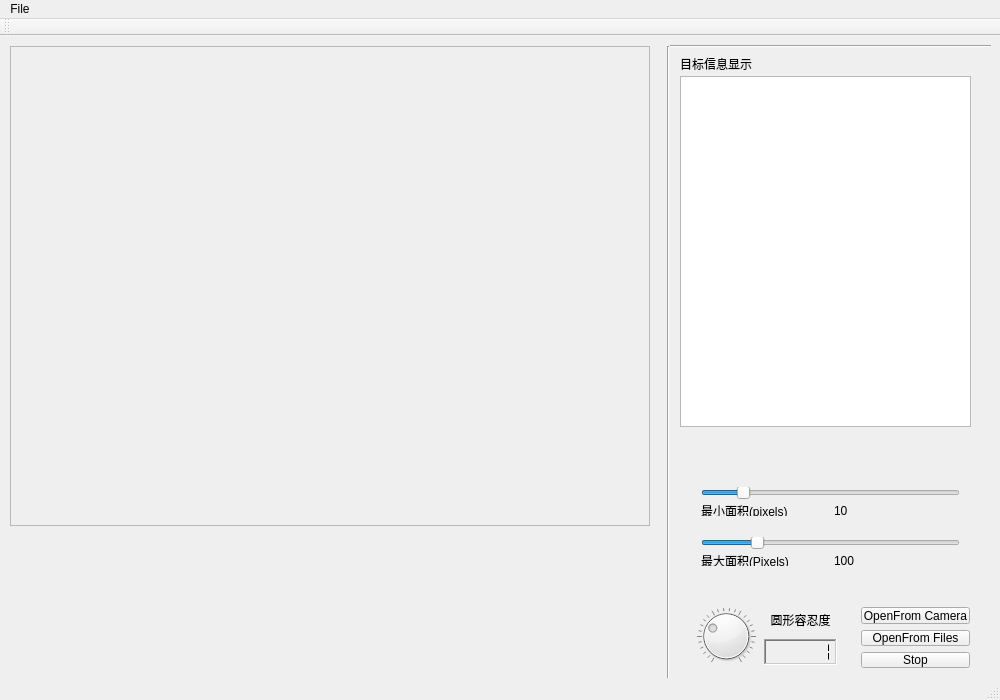
<?xml version="1.0" encoding="UTF-8"?>
<ui version="4.0">
 <class>MainWindow</class>
 <widget class="QMainWindow" name="MainWindow">
  <property name="geometry">
   <rect>
    <x>0</x>
    <y>0</y>
    <width>1000</width>
    <height>700</height>
   </rect>
  </property>
  <property name="sizePolicy">
   <sizepolicy hsizetype="Preferred" vsizetype="Preferred">
    <horstretch>0</horstretch>
    <verstretch>0</verstretch>
   </sizepolicy>
  </property>
  <property name="minimumSize">
   <size>
    <width>1000</width>
    <height>550</height>
   </size>
  </property>
  <property name="maximumSize">
   <size>
    <width>1000</width>
    <height>700</height>
   </size>
  </property>
  <property name="font">
   <font>
    <weight>50</weight>
    <bold>false</bold>
   </font>
  </property>
  <property name="windowTitle">
   <string>SpotDetector DEMO By ShenGuofeng</string>
  </property>
  <widget class="QWidget" name="centralWidget">
   <widget class="QLabel" name="label">
    <property name="geometry">
     <rect>
      <x>10</x>
      <y>10</y>
      <width>640</width>
      <height>480</height>
     </rect>
    </property>
    <property name="maximumSize">
     <size>
      <width>1920</width>
      <height>1080</height>
     </size>
    </property>
    <property name="cursor">
     <cursorShape>ArrowCursor</cursorShape>
    </property>
    <property name="frameShape">
     <enum>QFrame::StyledPanel</enum>
    </property>
    <property name="text">
     <string/>
    </property>
    <property name="textFormat">
     <enum>Qt::RichText</enum>
    </property>
   </widget>
   <widget class="QTextBrowser" name="textBrowser">
    <property name="geometry">
     <rect>
      <x>680</x>
      <y>40</y>
      <width>291</width>
      <height>351</height>
     </rect>
    </property>
    <property name="cursor" stdset="0">
     <cursorShape>IBeamCursor</cursorShape>
    </property>
    <property name="autoFillBackground">
     <bool>false</bool>
    </property>
   </widget>
   <widget class="Line" name="line">
    <property name="geometry">
     <rect>
      <x>0</x>
      <y>650</y>
      <width>261</width>
      <height>16</height>
     </rect>
    </property>
    <property name="orientation">
     <enum>Qt::Horizontal</enum>
    </property>
   </widget>
   <widget class="Line" name="line_2">
    <property name="geometry">
     <rect>
      <x>0</x>
      <y>640</y>
      <width>671</width>
      <height>16</height>
     </rect>
    </property>
    <property name="orientation">
     <enum>Qt::Horizontal</enum>
    </property>
   </widget>
   <widget class="QLabel" name="label_2">
    <property name="geometry">
     <rect>
      <x>680</x>
      <y>20</y>
      <width>111</width>
      <height>16</height>
     </rect>
    </property>
    <property name="text">
     <string>目标信息显示</string>
    </property>
   </widget>
   <widget class="Line" name="line_3">
    <property name="geometry">
     <rect>
      <x>670</x>
      <y>0</y>
      <width>321</width>
      <height>20</height>
     </rect>
    </property>
    <property name="orientation">
     <enum>Qt::Horizontal</enum>
    </property>
   </widget>
   <widget class="Line" name="line_4">
    <property name="geometry">
     <rect>
      <x>660</x>
      <y>10</y>
      <width>16</width>
      <height>641</height>
     </rect>
    </property>
    <property name="orientation">
     <enum>Qt::Vertical</enum>
    </property>
   </widget>
   <widget class="QWidget" name="verticalLayoutWidget_2">
    <property name="geometry">
     <rect>
      <x>850</x>
      <y>560</y>
      <width>131</width>
      <height>83</height>
     </rect>
    </property>
    <layout class="QVBoxLayout" name="verticalLayout_2">
     <item>
      <widget class="QPushButton" name="pushButton">
       <property name="cursor">
        <cursorShape>PointingHandCursor</cursorShape>
       </property>
       <property name="text">
        <string>OpenFrom Camera</string>
       </property>
      </widget>
     </item>
     <item>
      <widget class="QPushButton" name="pushButton_2">
       <property name="text">
        <string>OpenFrom Files</string>
       </property>
      </widget>
     </item>
     <item>
      <widget class="QPushButton" name="buttonStop">
       <property name="text">
        <string>Stop</string>
       </property>
      </widget>
     </item>
    </layout>
   </widget>
   <widget class="QWidget" name="horizontalLayoutWidget">
    <property name="geometry">
     <rect>
      <x>680</x>
      <y>560</y>
      <width>171</width>
      <height>80</height>
     </rect>
    </property>
    <layout class="QHBoxLayout" name="horizontalLayout">
     <item>
      <spacer name="horizontalSpacer">
       <property name="orientation">
        <enum>Qt::Horizontal</enum>
       </property>
       <property name="sizeHint" stdset="0">
        <size>
         <width>40</width>
         <height>20</height>
        </size>
       </property>
      </spacer>
     </item>
     <item>
      <widget class="QDial" name="dial">
       <property name="sizePolicy">
        <sizepolicy hsizetype="Preferred" vsizetype="Preferred">
         <horstretch>0</horstretch>
         <verstretch>0</verstretch>
        </sizepolicy>
       </property>
       <property name="inputMethodHints">
        <set>Qt::ImhNone</set>
       </property>
       <property name="value">
        <number>30</number>
       </property>
       <property name="sliderPosition">
        <number>30</number>
       </property>
       <property name="tracking">
        <bool>false</bool>
       </property>
       <property name="orientation">
        <enum>Qt::Horizontal</enum>
       </property>
       <property name="invertedAppearance">
        <bool>false</bool>
       </property>
       <property name="invertedControls">
        <bool>false</bool>
       </property>
       <property name="wrapping">
        <bool>false</bool>
       </property>
       <property name="notchTarget">
        <double>4.000000000000000</double>
       </property>
       <property name="notchesVisible">
        <bool>true</bool>
       </property>
      </widget>
     </item>
     <item>
      <layout class="QVBoxLayout" name="verticalLayout_3">
       <item>
        <widget class="QLabel" name="label_3">
         <property name="font">
          <font>
           <weight>50</weight>
           <italic>false</italic>
           <bold>false</bold>
          </font>
         </property>
         <property name="text">
          <string>&lt;html&gt;&lt;head/&gt;&lt;body&gt;&lt;p align=&quot;center&quot;&gt;圆形容忍度&lt;/p&gt;&lt;/body&gt;&lt;/html&gt;</string>
         </property>
         <property name="textFormat">
          <enum>Qt::RichText</enum>
         </property>
        </widget>
       </item>
       <item>
        <widget class="QLCDNumber" name="lcdNumber">
         <property name="font">
          <font>
           <pointsize>10</pointsize>
           <weight>50</weight>
           <bold>false</bold>
          </font>
         </property>
         <property name="autoFillBackground">
          <bool>true</bool>
         </property>
         <property name="inputMethodHints">
          <set>Qt::ImhNone</set>
         </property>
         <property name="frameShape">
          <enum>QFrame::WinPanel</enum>
         </property>
         <property name="frameShadow">
          <enum>QFrame::Sunken</enum>
         </property>
         <property name="lineWidth">
          <number>1</number>
         </property>
         <property name="midLineWidth">
          <number>0</number>
         </property>
         <property name="smallDecimalPoint">
          <bool>false</bool>
         </property>
         <property name="digitCount">
          <number>6</number>
         </property>
         <property name="mode">
          <enum>QLCDNumber::Dec</enum>
         </property>
         <property name="segmentStyle">
          <enum>QLCDNumber::Flat</enum>
         </property>
         <property name="value" stdset="0">
          <double>1.000000000000000</double>
         </property>
        </widget>
       </item>
      </layout>
     </item>
     <item>
      <spacer name="horizontalSpacer_2">
       <property name="orientation">
        <enum>Qt::Horizontal</enum>
       </property>
       <property name="sizeHint" stdset="0">
        <size>
         <width>40</width>
         <height>20</height>
        </size>
       </property>
      </spacer>
     </item>
    </layout>
   </widget>
   <widget class="QWidget" name="gridLayoutWidget">
    <property name="geometry">
     <rect>
      <x>690</x>
      <y>440</y>
      <width>281</width>
      <height>51</height>
     </rect>
    </property>
    <layout class="QGridLayout" name="gridLayout">
     <item row="1" column="1">
      <widget class="QLabel" name="label_4">
       <property name="text">
        <string>10</string>
       </property>
      </widget>
     </item>
     <item row="1" column="0">
      <widget class="QLabel" name="label_5">
       <property name="text">
        <string>最小面积(pixels)</string>
       </property>
      </widget>
     </item>
     <item row="0" column="0" colspan="2">
      <widget class="QSlider" name="horizontalSlider">
       <property name="minimum">
        <number>5</number>
       </property>
       <property name="maximum">
        <number>40</number>
       </property>
       <property name="pageStep">
        <number>1</number>
       </property>
       <property name="value">
        <number>10</number>
       </property>
       <property name="orientation">
        <enum>Qt::Horizontal</enum>
       </property>
      </widget>
     </item>
    </layout>
   </widget>
   <widget class="QWidget" name="gridLayoutWidget_2">
    <property name="geometry">
     <rect>
      <x>690</x>
      <y>490</y>
      <width>281</width>
      <height>51</height>
     </rect>
    </property>
    <layout class="QGridLayout" name="gridLayout_2">
     <item row="1" column="1">
      <widget class="QLabel" name="label_6">
       <property name="text">
        <string>100</string>
       </property>
      </widget>
     </item>
     <item row="0" column="0" colspan="2">
      <widget class="QSlider" name="horizontalSlider_3">
       <property name="minimum">
        <number>50</number>
       </property>
       <property name="maximum">
        <number>300</number>
       </property>
       <property name="value">
        <number>100</number>
       </property>
       <property name="orientation">
        <enum>Qt::Horizontal</enum>
       </property>
      </widget>
     </item>
     <item row="1" column="0">
      <widget class="QLabel" name="label_7">
       <property name="text">
        <string>最大面积(Pixels)</string>
       </property>
      </widget>
     </item>
    </layout>
   </widget>
  </widget>
  <widget class="QToolBar" name="mainToolBar">
   <attribute name="toolBarArea">
    <enum>TopToolBarArea</enum>
   </attribute>
   <attribute name="toolBarBreak">
    <bool>false</bool>
   </attribute>
  </widget>
  <widget class="QStatusBar" name="statusBar"/>
  <widget class="QMenuBar" name="menuBar">
   <property name="geometry">
    <rect>
     <x>0</x>
     <y>0</y>
     <width>1000</width>
     <height>20</height>
    </rect>
   </property>
   <widget class="QMenu" name="menuSpotDector">
    <property name="title">
     <string>File</string>
    </property>
    <addaction name="separator"/>
    <addaction name="actionExit"/>
   </widget>
   <addaction name="menuSpotDector"/>
  </widget>
  <action name="actionExit">
   <property name="checkable">
    <bool>false</bool>
   </property>
   <property name="text">
    <string>Exit</string>
   </property>
  </action>
 </widget>
 <layoutdefault spacing="6" margin="11"/>
 <resources/>
 <connections>
  <connection>
   <sender>dial</sender>
   <signal>sliderMoved(int)</signal>
   <receiver>lcdNumber</receiver>
   <slot>display(int)</slot>
   <hints>
    <hint type="sourcelabel">
     <x>743</x>
     <y>618</y>
    </hint>
    <hint type="destinationlabel">
     <x>795</x>
     <y>656</y>
    </hint>
   </hints>
  </connection>
  <connection>
   <sender>horizontalSlider</sender>
   <signal>sliderMoved(int)</signal>
   <receiver>label_4</receiver>
   <slot>setNum(int)</slot>
   <hints>
    <hint type="sourcelabel">
     <x>769</x>
     <y>487</y>
    </hint>
    <hint type="destinationlabel">
     <x>905</x>
     <y>505</y>
    </hint>
   </hints>
  </connection>
  <connection>
   <sender>horizontalSlider_3</sender>
   <signal>sliderMoved(int)</signal>
   <receiver>label_6</receiver>
   <slot>setNum(int)</slot>
   <hints>
    <hint type="sourcelabel">
     <x>863</x>
     <y>541</y>
    </hint>
    <hint type="destinationlabel">
     <x>916</x>
     <y>552</y>
    </hint>
   </hints>
  </connection>
 </connections>
</ui>
